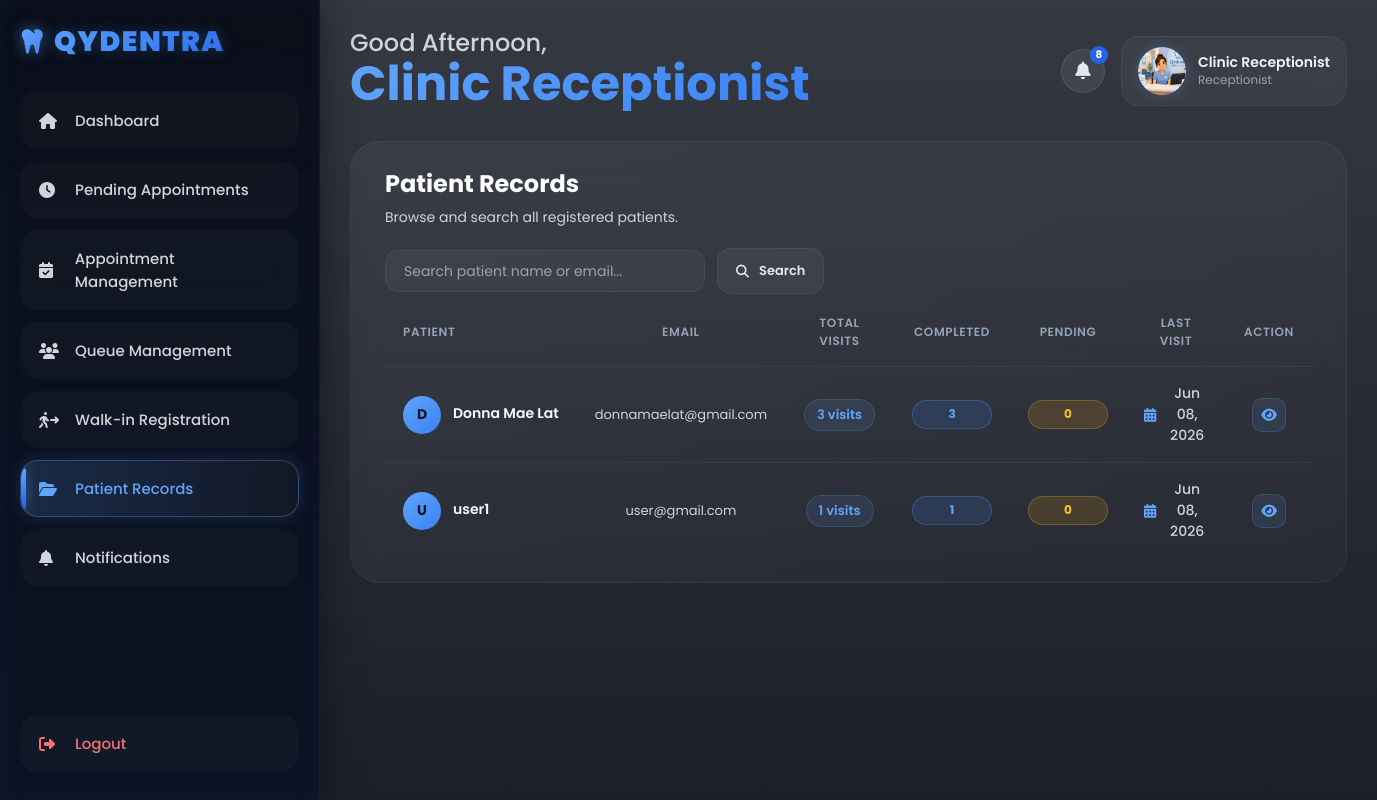
The page /receptionist/patient_records.php (signed in) on the database its author committed.
### tables this page shows
CREATE TABLE `patients` (
  `patient_id` varchar(10) NOT NULL,
  `full_name` varchar(100) NOT NULL,
  `email` varchar(100) NOT NULL,
  `password` varchar(255) NOT NULL,
  `role` varchar(50) DEFAULT 'patient',
  `profile_photo` text DEFAULT NULL,
  `phone_number` varchar(20) DEFAULT NULL,
  `created_at` timestamp NOT NULL DEFAULT current_timestamp(),
  `medical_history` text DEFAULT NULL,
  `odontogram_data` text DEFAULT NULL,
  PRIMARY KEY (`patient_id`),
  UNIQUE KEY `email` (`email`)
);

### receptionist/patient_records.php (the view, shortened to what this page needs)
<?php
include("../includes/auth_check.php");
$search = isset($_GET['search']) ? mysqli_real_escape_string($conn, trim($_GET['search'])) : '';
$whereSearch = "";
$patients = mysqli_query($conn,"
SELECT u.*,
    COUNT(a.appointment_id) AS total_appointments,
    SUM(CASE WHEN a.status='Completed' THEN 1 ELSE 0 END) AS completed,
    SUM(CASE WHEN a.status='Pending' THEN 1 ELSE 0 END) AS pending,
    MAX(a.appointment_date) AS last_visit
FROM patients u
LEFT JOIN appointments a ON a.patient_id = u.patient_id
WHERE u.role='patient'
$whereSearch
GROUP BY u.patient_id
ORDER BY u.full_name ASC
");
?>
<?php include("../includes/receptionist_header.php"); ?>
<body>
<?php include("../includes/receptionist_sidebar.php"); ?>
<div class="main">
<?php include("../includes/receptionist_topbar.php"); ?>
<div class="table-container hover-glow">
<div class="table-header">
<div>
<h2>Patient Records</h2>
<p>Browse and search all registered patients.</p>
</div>
</div>
<div class="appointments-toolbar" style="margin-bottom:0;padding:0 0 20px 0;">
<form method="GET" action="patient_records.php" style="display:flex;gap:12px;align-items:center;flex-wrap:wrap;">
<input type="text" name="search"
value="<?php echo htmlspecialchars($search); ?>"
placeholder="Search patient name or email..."
class="search-box" style="width:320px;">
<button type="submit" class="table-btn">
<i class="fa-solid fa-magnifying-glass"></i> Search
</button>
</form>
</div>
<table>
<thead>
<tr>
    <th>Patient</th>
    <th>Email</th>
    <th>Total Visits</th>
    <th>Completed</th>
    <th>Pending</th>
    <th>Last Visit</th>
    <th>Action</th>
</tr>
</thead>
<tbody>
<?php if(mysqli_num_rows($patients) > 0): ?>
<?php while($row = mysqli_fetch_assoc($patients)): ?>
<tr>
<td>
<div class="patient-cell">
<div class="patient-avatar">
<?php echo strtoupper(substr($row['full_name'],0,1)); ?>
</div>
<div class="patient-info">
<h4><?php echo htmlspecialchars($row['full_name']); ?></h4>
</div>
</div>
</td>
<td class="email-cell"><?php echo htmlspecialchars($row['email']); ?></td>
<td>
<div class="visits-count"><?php echo $row['total_appointments']; ?> visits</div>
</td>
<td>
<div class="status-pill completed"><?php echo $row['completed']; ?></div>
</td>
<td>
<div class="status-pill pending"><?php echo $row['pending']; ?></div>
</td>
<td>
<div class="table-date">
<i class="fa-solid fa-calendar-days"></i>
<?php echo $row['last_visit'] ? date("M d, Y", strtotime($row['last_visit'])) : 'No visits'; ?>
</div>
</td>
<td>
<button class="action-btn-sm edit"
onclick="openPatientModal_js(
    '<?php echo addslashes($row['full_name']); ?>',
    '<?php echo addslashes($row['email']); ?>',
    '<?php echo addslashes($row['patient_id']); ?>',
    <?php echo (int)$row['total_appointments']; ?>,
    <?php echo (int)$row['completed']; ?>,
    <?php echo (int)$row['pending']; ?>
)">
<i class="fa-solid fa-eye"></i>
</button>
</td>
</tr>
<?php endwhile; ?>
<?php else: ?>
<tr>
<td colspan="7" style="text-align:center;padding:30px;">No patients found.</td>
</tr>
<?php endif; ?>
</tbody>
</table>
</div>
</div>
</body>
</html>

### assets/css/dashboard.css (style rules this page uses)
* { margin:0; padding:0; box-sizing:border-box; font-family:'Poppins',sans-serif; }
body { background: linear-gradient(rgba(3,7,18,0.80),rgba(3,7,18,0.90)), url('https://images.unsplash.com/photo-1506744038136-46273834b3fb?q=80&w=1974&auto=format&fit=crop'); background-size:cover; background-position:center; background-attachment:fixed; min-height:100vh; display:flex; color:white; overflow-x:hidden; }
.main { margin-left:320px; padding:30px; width:100%; }
.appointments-toolbar { display:flex; justify-content:space-between; align-items:center; gap:20px; margin-bottom:16px; }
.search-box { width:320px; height:42px; padding:0 18px; border-radius:14px; border:1px solid rgba(255,255,255,0.06); background:rgba(255,255,255,0.04); color:white; font-size:14px; outline:none; box-sizing:border-box; transition:0.3s ease; }
.search-box::placeholder { color:#9ca3af; }
.table-container { padding:24px 34px; border-radius:30px; background: linear-gradient( 145deg, rgba(255,255,255,0.05), rgba(255,255,255,0.025) ); border:1px solid rgba(255,255,255,0.05); backdrop-filter:blur(16px); margin-top:0px; width:100%; overflow:hidden; }
.table-header { display:flex; justify-content:space-between; align-items:center; margin-bottom:20px; }
.table-header div { display:flex; flex-direction:column; gap:6px; }
.table-header h2 { font-size:24px; font-weight:700; margin:0; }
.table-header p { font-size:14px; color:#9ca3af; line-height:1.5; margin:0; }
.table-btn { display:inline-flex; align-items:center; justify-content:center; gap:10px; padding:12px 18px; border-radius:14px; background:rgba(255,255,255,0.05); border:1px solid rgba(255,255,255,0.06); color:#e5e7eb; font-size:13px; font-weight:600; cursor:pointer; text-decoration:none; white-space:nowrap; transition:0.3s ease; }
.table-btn i { font-size:13px; color:inherit; }
table { width:100%; border-collapse:separate; border-spacing:0; table-layout:auto; }
table th, table td { width:auto; }
table th { padding:0 20px 18px; font-size:12px; font-weight:600; letter-spacing:0.6px; text-transform:uppercase; color:#94a3b8; vertical-align:middle; }
table td { padding:24px 20px; font-size:14px; vertical-align:middle; border-top:1px solid rgba(255,255,255,0.05); }
table th:nth-child(1) { text-align:center; }
table td:nth-child(1) { text-align:left; }
table th:nth-child(2), table td:nth-child(2), table th:nth-child(3), table td:nth-child(3), table th:nth-child(4), table td:nth-child(4), table th:nth-child(5), table td:nth-child(5) { text-align:center; }
table tr { transition:0.3s ease; }
.table-date { display:flex; align-items:center; justify-content:center; gap:10px; color:#d1d5db; font-weight:500; }
.table-date i { color:#60A5FA; font-size:14px; }
.status-pill { display:inline-flex; align-items:center; justify-content:center; gap:8px; padding:6px 14px; border-radius:999px; font-size:12px; font-weight:700; white-space:nowrap; min-width:90px; width:auto; height:auto; line-height:1.4; }
.status-pill.completed { background:rgba(59,130,246,0.15); border:1px solid rgba(96,165,250,0.25); color:#60a5fa; }
.status-pill.pending { background:rgba(245,158,11,0.15); border:1px solid rgba(251,191,36,0.25); color:#fbbf24; }
table th:last-child, table td:last-child { text-align:center; vertical-align:middle; }
.appointments-toolbar { display: flex; justify-content: space-between; align-items: flex-start; gap: 16px; flex-wrap: wrap; margin-bottom: 16px; width: 100%; }

### rows shown on the page
patients: full_name "D", full_name "Donna Mae Lat", email "donnamaelat@gmail.com", total_appointments "3", completed "3", pending "0", last_visit "Jun 08, 2026"
patients: full_name "U", full_name "user1", email "user@gmail.com", total_appointments "1", completed "1", pending "0", last_visit "Jun 08, 2026"

### other values the page prints
$greeting "Good Afternoon"
$name "Clinic Receptionist"
$topbar_unread "8"
